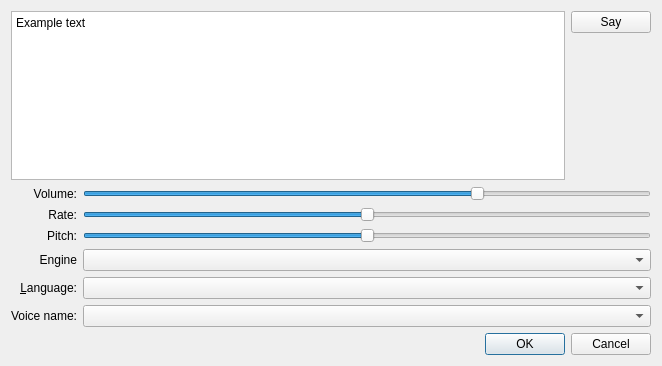
<?xml version="1.0" encoding="UTF-8"?>
<ui version="4.0">
 <class>SpeechConfigDialog</class>
 <widget class="QDialog" name="SpeechConfigDialog">
  <property name="geometry">
   <rect>
    <x>0</x>
    <y>0</y>
    <width>662</width>
    <height>366</height>
   </rect>
  </property>
  <property name="windowTitle">
   <string>Dialog</string>
  </property>
  <layout class="QVBoxLayout" name="verticalLayout_2">
   <item>
    <layout class="QHBoxLayout" name="horizontalLayout">
     <item>
      <widget class="QPlainTextEdit" name="plainTextEdit">
       <property name="sizePolicy">
        <sizepolicy hsizetype="Expanding" vsizetype="Expanding">
         <horstretch>0</horstretch>
         <verstretch>0</verstretch>
        </sizepolicy>
       </property>
       <property name="plainText">
        <string>Example text</string>
       </property>
      </widget>
     </item>
     <item>
      <layout class="QVBoxLayout" name="verticalLayout">
       <item>
        <widget class="QPushButton" name="sayButton">
         <property name="text">
          <string>Say</string>
         </property>
        </widget>
       </item>
       <item>
        <spacer name="verticalSpacer_2">
         <property name="orientation">
          <enum>Qt::Vertical</enum>
         </property>
         <property name="sizeHint" stdset="0">
          <size>
           <width>20</width>
           <height>40</height>
          </size>
         </property>
        </spacer>
       </item>
      </layout>
     </item>
    </layout>
   </item>
   <item>
    <layout class="QGridLayout" name="gridLayout">
     <item row="4" column="0">
      <widget class="QLabel" name="label_5">
       <property name="sizePolicy">
        <sizepolicy hsizetype="Minimum" vsizetype="Preferred">
         <horstretch>0</horstretch>
         <verstretch>0</verstretch>
        </sizepolicy>
       </property>
       <property name="text">
        <string>Engine</string>
       </property>
       <property name="alignment">
        <set>Qt::AlignRight|Qt::AlignTrailing|Qt::AlignVCenter</set>
       </property>
      </widget>
     </item>
     <item row="3" column="0">
      <widget class="QLabel" name="label_3">
       <property name="sizePolicy">
        <sizepolicy hsizetype="Minimum" vsizetype="Preferred">
         <horstretch>0</horstretch>
         <verstretch>0</verstretch>
        </sizepolicy>
       </property>
       <property name="text">
        <string>Pitch:</string>
       </property>
       <property name="alignment">
        <set>Qt::AlignRight|Qt::AlignTrailing|Qt::AlignVCenter</set>
       </property>
      </widget>
     </item>
     <item row="5" column="0">
      <widget class="QLabel" name="label_4">
       <property name="sizePolicy">
        <sizepolicy hsizetype="Minimum" vsizetype="Preferred">
         <horstretch>0</horstretch>
         <verstretch>0</verstretch>
        </sizepolicy>
       </property>
       <property name="text">
        <string>&amp;Language:</string>
       </property>
       <property name="alignment">
        <set>Qt::AlignRight|Qt::AlignTrailing|Qt::AlignVCenter</set>
       </property>
       <property name="buddy">
        <cstring>language</cstring>
       </property>
      </widget>
     </item>
     <item row="3" column="2">
      <widget class="QSlider" name="pitch">
       <property name="minimum">
        <number>-10</number>
       </property>
       <property name="maximum">
        <number>10</number>
       </property>
       <property name="singleStep">
        <number>1</number>
       </property>
       <property name="orientation">
        <enum>Qt::Horizontal</enum>
       </property>
      </widget>
     </item>
     <item row="6" column="0">
      <widget class="QLabel" name="label_6">
       <property name="text">
        <string>Voice name:</string>
       </property>
       <property name="alignment">
        <set>Qt::AlignRight|Qt::AlignTrailing|Qt::AlignVCenter</set>
       </property>
      </widget>
     </item>
     <item row="1" column="2">
      <widget class="QSlider" name="volume">
       <property name="maximum">
        <number>100</number>
       </property>
       <property name="singleStep">
        <number>5</number>
       </property>
       <property name="pageStep">
        <number>20</number>
       </property>
       <property name="value">
        <number>70</number>
       </property>
       <property name="orientation">
        <enum>Qt::Horizontal</enum>
       </property>
      </widget>
     </item>
     <item row="5" column="2">
      <widget class="QComboBox" name="language">
       <property name="sizePolicy">
        <sizepolicy hsizetype="Expanding" vsizetype="Fixed">
         <horstretch>0</horstretch>
         <verstretch>0</verstretch>
        </sizepolicy>
       </property>
      </widget>
     </item>
     <item row="6" column="2">
      <widget class="QComboBox" name="voice"/>
     </item>
     <item row="2" column="0">
      <widget class="QLabel" name="label">
       <property name="sizePolicy">
        <sizepolicy hsizetype="Minimum" vsizetype="Preferred">
         <horstretch>0</horstretch>
         <verstretch>0</verstretch>
        </sizepolicy>
       </property>
       <property name="text">
        <string>Rate:</string>
       </property>
       <property name="alignment">
        <set>Qt::AlignRight|Qt::AlignTrailing|Qt::AlignVCenter</set>
       </property>
      </widget>
     </item>
     <item row="1" column="0">
      <widget class="QLabel" name="label_2">
       <property name="sizePolicy">
        <sizepolicy hsizetype="Minimum" vsizetype="Preferred">
         <horstretch>0</horstretch>
         <verstretch>0</verstretch>
        </sizepolicy>
       </property>
       <property name="text">
        <string>Volume:</string>
       </property>
       <property name="alignment">
        <set>Qt::AlignRight|Qt::AlignTrailing|Qt::AlignVCenter</set>
       </property>
      </widget>
     </item>
     <item row="2" column="2">
      <widget class="QSlider" name="rate">
       <property name="minimum">
        <number>-10</number>
       </property>
       <property name="maximum">
        <number>10</number>
       </property>
       <property name="orientation">
        <enum>Qt::Horizontal</enum>
       </property>
      </widget>
     </item>
     <item row="4" column="2">
      <widget class="QComboBox" name="engine">
       <property name="sizePolicy">
        <sizepolicy hsizetype="Expanding" vsizetype="Fixed">
         <horstretch>0</horstretch>
         <verstretch>0</verstretch>
        </sizepolicy>
       </property>
      </widget>
     </item>
    </layout>
   </item>
   <item>
    <widget class="QDialogButtonBox" name="buttonBox">
     <property name="orientation">
      <enum>Qt::Horizontal</enum>
     </property>
     <property name="standardButtons">
      <set>QDialogButtonBox::Cancel|QDialogButtonBox::Ok</set>
     </property>
    </widget>
   </item>
  </layout>
 </widget>
 <resources/>
 <connections>
  <connection>
   <sender>buttonBox</sender>
   <signal>accepted()</signal>
   <receiver>SpeechConfigDialog</receiver>
   <slot>accept()</slot>
   <hints>
    <hint type="sourcelabel">
     <x>248</x>
     <y>254</y>
    </hint>
    <hint type="destinationlabel">
     <x>157</x>
     <y>274</y>
    </hint>
   </hints>
  </connection>
  <connection>
   <sender>buttonBox</sender>
   <signal>rejected()</signal>
   <receiver>SpeechConfigDialog</receiver>
   <slot>reject()</slot>
   <hints>
    <hint type="sourcelabel">
     <x>316</x>
     <y>260</y>
    </hint>
    <hint type="destinationlabel">
     <x>286</x>
     <y>274</y>
    </hint>
   </hints>
  </connection>
 </connections>
</ui>
